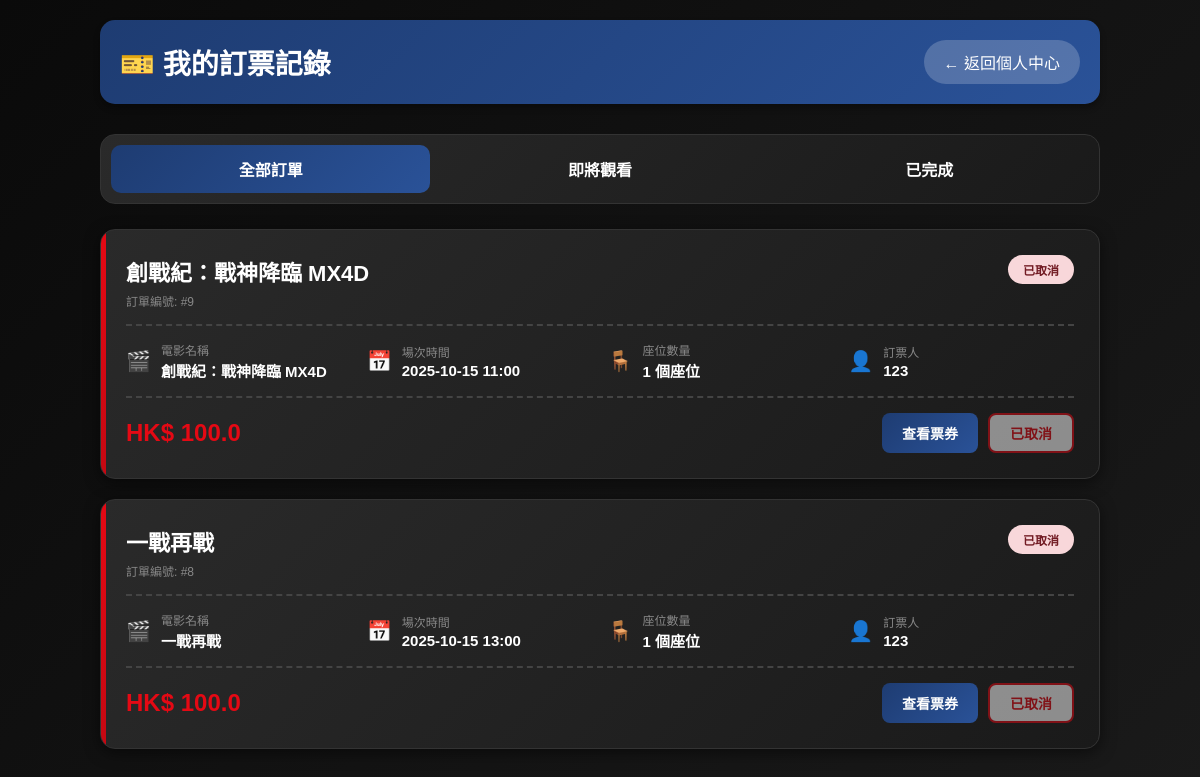
Before: /my_bookings (signed in) with the older database file.
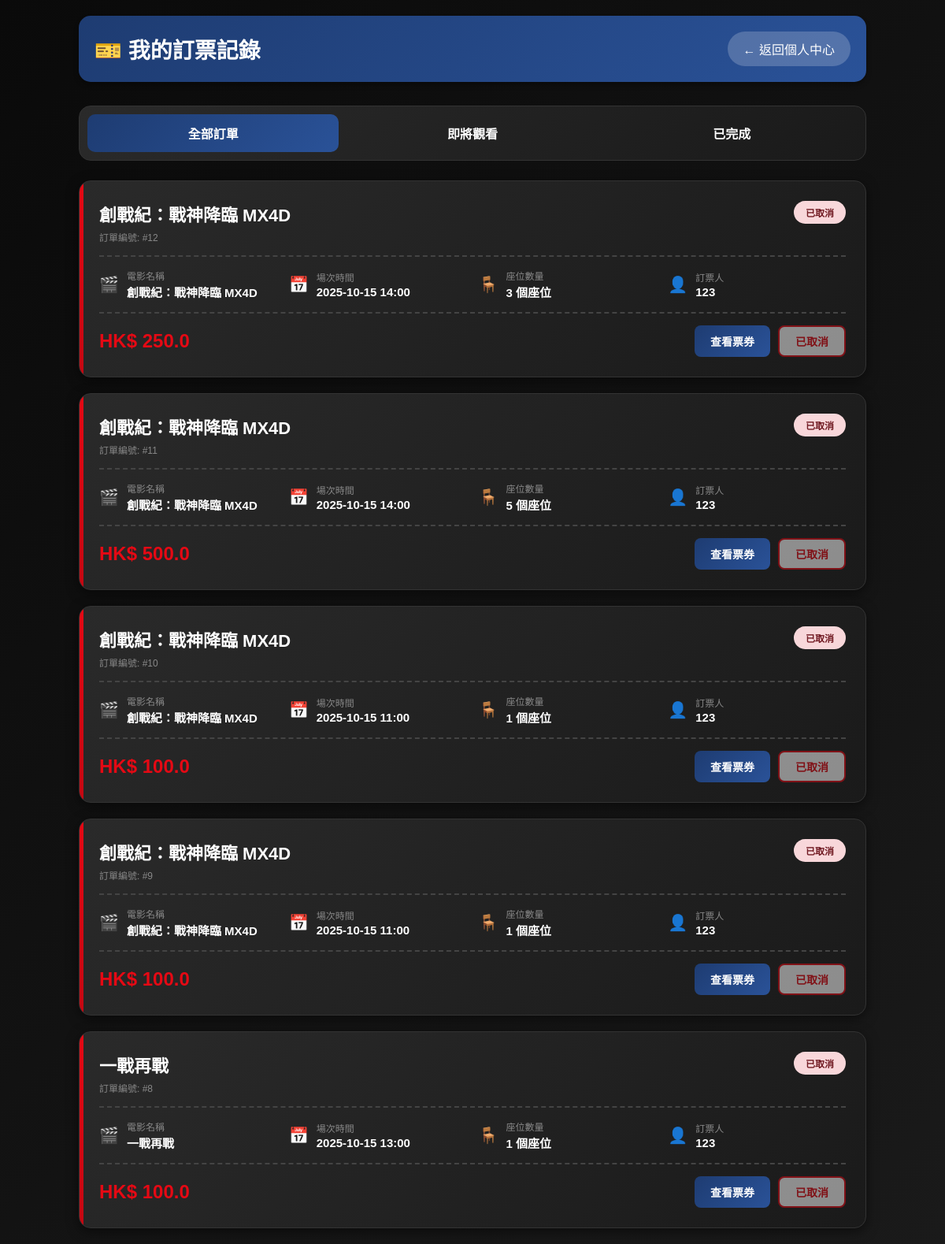
After: the same page with the newer database file.
### app/models.py (models this page shows, shortened)
class Ticket(db.Model):
    id = db.Column(db.Integer, primary_key=True)
    user_id = db.Column(db.Integer, db.ForeignKey('user.id'), nullable=False)
    movie_id = db.Column(db.Integer, nullable=False)
    movie_title = db.Column(db.String(128), nullable=False)
    showtime = db.Column(db.String(64), nullable=False)
    seats = db.Column(db.Integer, nullable=False)
    total_price = db.Column(db.Float, nullable=False)
    original_price = db.Column(db.Float, nullable=True)  # Price before discount
    discount_amount = db.Column(db.Float, default=0)  # Discount applied
    coupon_code = db.Column(db.String(64), nullable=True)  # Coupon code used
    customer_name = db.Column(db.String(64), nullable=False)
    customer_email = db.Column(db.String(120), nullable=False)
    booking_date = db.Column(db.DateTime, default=datetime.utcnow)
    status = db.Column(db.String(20), default='confirmed')  # confirmed, cancelled, completed
    user = db.relationship('User', backref='tickets')

### app/routes.py (the view)
@app.route('/my_bookings')
@login_required
def my_bookings():
    user_tickets = Ticket.query.filter_by(user_id=current_user.id).order_by(Ticket.booking_date.desc()).all()
    bookings = []
    for ticket in user_tickets:
        bookings.append({
            'id': ticket.id,
            'movie_id': ticket.movie_id,
            'movie_title': ticket.movie_title,
            'showtime': ticket.showtime,
            'seats': ticket.seats,
            'original_price': ticket.original_price if ticket.original_price else ticket.total_price,
            'discount_amount': ticket.discount_amount if ticket.discount_amount else 0,
            'total_price': ticket.total_price,
            'coupon_code': ticket.coupon_code,
            'name': ticket.customer_name,
            'email': ticket.customer_email,
            'booking_date': ticket.booking_date,
            'status': ticket.status
        })
    return render_template('my_bookings.html.j2', bookings=bookings)

### app/models.py (called while the page is built)
@login.user_loader
def load_user(id):
    return User.query.get(int(id))

### app/templates/my_bookings.html.j2 (shortened to what this page needs)
<!DOCTYPE html>
<html lang="zh-HK">
<head>
</head>
<body>
    <div class="container">
        <div class="header">
            <h1>🎫 我的訂票記錄</h1>
            <a href="{{ url_for('profile') }}" class="back-btn">← 返回個人中心</a>
        </div>
        <div class="tabs">
            <button class="tab-btn active">全部訂單</button>
            <button class="tab-btn">即將觀看</button>
            <button class="tab-btn">已完成</button>
        </div>
        {% if bookings and bookings|length > 0 %}
        <div class="bookings-list">
            {% for booking in bookings %}
            <div class="booking-card">
                <div class="booking-header">
                    <div>
                        <div class="booking-title">{{ booking.movie_title }}</div>
                        <div class="booking-id">訂單編號: #{{ booking.id }}</div>
                    </div>
                    {% if booking.status == 'cancelled' %}
                        <span class="booking-status status-cancelled">已取消</span>
                    {% elif booking.status == 'completed' %}
                        <span class="booking-status status-completed">已完成</span>
                    {% else %}
                        <span class="booking-status status-confirmed">已確認</span>
                    {% endif %}
                </div>
                <div class="booking-details">
                    <div class="detail-item">
                        <span class="detail-icon">🎬</span>
                        <div class="detail-content">
                            <div class="detail-label">電影名稱</div>
                            <div class="detail-value">{{ booking.movie_title }}</div>
                        </div>
                    </div>
                    <div class="detail-item">
                        <span class="detail-icon">📅</span>
                        <div class="detail-content">
                            <div class="detail-label">場次時間</div>
                            <div class="detail-value">{{ booking.showtime }}</div>
                        </div>
                    </div>
                    <div class="detail-item">
                        <span class="detail-icon">🪑</span>
                        <div class="detail-content">
                            <div class="detail-label">座位數量</div>
                            <div class="detail-value">{{ booking.seats }} 個座位</div>
                        </div>
                    </div>
                    <div class="detail-item">
                        <span class="detail-icon">👤</span>
                        <div class="detail-content">
                            <div class="detail-label">訂票人</div>
                            <div class="detail-value">{{ booking.name }}</div>
                        </div>
                    </div>
                </div>
                <div class="booking-footer">
                    <div class="total-price">HK$ {{ booking.total_price }}</div>
                    <div class="action-btns">
                        <button class="action-btn view-ticket-btn" onclick="alert('電子票券功能開發中...')">查看票券</button>
                        {% if booking.status != 'cancelled' %}
                        <form method="POST" action="{{ url_for('cancel_ticket', ticket_id=booking.id) }}" style="display: inline;" onsubmit="return confirm('確定要取消此訂單嗎？退款將在 3-5 個工作天內處理。')">
                            <button type="submit" class="action-btn cancel-btn">退票</button>
                        </form>
                        {% else %}
                        <button class="action-btn cancel-btn" disabled style="opacity: 0.5; cursor: not-allowed;">已取消</button>
                        {% endif %}
                    </div>
                </div>
            </div>
            {% endfor %}
        </div>
        {% endif %}
    </div>
</body>
</html>

### app/templates/my_bookings.html.j2 (style rules this page uses)
* { margin: 0; padding: 0; box-sizing: border-box; }
body { font-family: 'Microsoft JhengHei', 'PingFang TC', sans-serif; background: linear-gradient(135deg, #0a0a0a 0%, #1a1a1a 100%); min-height: 100vh; padding: 20px; color: #fff; }
.container { max-width: 1000px; margin: 0 auto; }
.header { display: flex; justify-content: space-between; align-items: center; padding: 20px; background: linear-gradient(135deg, #1e3c72 0%, #2a5298 100%); border-radius: 15px; margin-bottom: 30px; box-shadow: 0 4px 6px rgba(0,0,0,0.3); }
.header h1 { color: #fff; font-size: 28px; display: flex; align-items: center; gap: 10px; }
.back-btn { background: rgba(255, 255, 255, 0.2); color: #fff; border: none; padding: 10px 20px; border-radius: 25px; cursor: pointer; text-decoration: none; transition: all 0.3s; font-size: 16px; }
.tabs { display: flex; gap: 10px; margin-bottom: 25px; background: linear-gradient(135deg, #2a2a2a, #1a1a1a); padding: 10px; border-radius: 15px; border: 1px solid #333; }
.tab-btn { flex: 1; padding: 12px 20px; border: none; background: transparent; color: #fff; border-radius: 10px; cursor: pointer; font-size: 16px; font-weight: bold; transition: all 0.3s; }
.tab-btn.active { background: linear-gradient(135deg, #1e3c72 0%, #2a5298 100%); color: #fff; }
.bookings-list { display: flex; flex-direction: column; gap: 20px; }
.booking-card { background: linear-gradient(135deg, #2a2a2a, #1a1a1a); border-radius: 15px; padding: 25px; box-shadow: 0 4px 15px rgba(0, 0, 0, 0.5); transition: transform 0.3s; position: relative; overflow: hidden; border: 1px solid #333; }
.booking-card::before { content: ''; position: absolute; top: 0; left: 0; width: 5px; height: 100%; background: linear-gradient(135deg, #e50914 0%, #c40812 100%); }
.booking-header { display: flex; justify-content: space-between; align-items: start; margin-bottom: 15px; padding-bottom: 15px; border-bottom: 2px dashed #444; }
.booking-title { font-size: 22px; font-weight: bold; color: #fff; margin-bottom: 5px; }
.booking-id { font-size: 12px; color: #888; }
.booking-status { padding: 6px 15px; border-radius: 20px; font-size: 12px; font-weight: bold; }
.booking-details { display: grid; grid-template-columns: repeat(auto-fit, minmax(200px, 1fr)); gap: 15px; margin-bottom: 15px; }
.detail-item { display: flex; align-items: center; gap: 10px; }
.detail-icon { font-size: 20px; }
.detail-content { flex: 1; }
.detail-label { font-size: 12px; color: #888; margin-bottom: 2px; }
.detail-value { font-size: 15px; color: #fff; font-weight: bold; }
.booking-footer { display: flex; justify-content: space-between; align-items: center; margin-top: 15px; padding-top: 15px; border-top: 2px dashed #444; }
.total-price { font-size: 24px; font-weight: bold; color: #e50914; }
.action-btns { display: flex; gap: 10px; }
.action-btn { padding: 8px 20px; border: none; border-radius: 8px; cursor: pointer; font-size: 14px; font-weight: bold; transition: all 0.3s; }
.view-ticket-btn { background: linear-gradient(135deg, #1e3c72 0%, #2a5298 100%); color: #fff; }
.cancel-btn { background: #fff; color: #e50914; border: 2px solid #e50914; }
.status-cancelled { background: #f8d7da; color: #721c24; }

Changed rows visible on the page:
added Ticket: movie_title "創戰紀：戰神降臨 MX4D", id "12", status "已取消", showtime "2025-10-15 14:00", seats "3", name "123", total_price "250.0"
added Ticket: movie_title "創戰紀：戰神降臨 MX4D", id "11", status "已取消", showtime "2025-10-15 14:00", seats "5", name "123", total_price "500.0"
added Ticket: movie_title "創戰紀：戰神降臨 MX4D", id "10", status "已取消", showtime "2025-10-15 11:00", seats "1", name "123", total_price "100.0"
